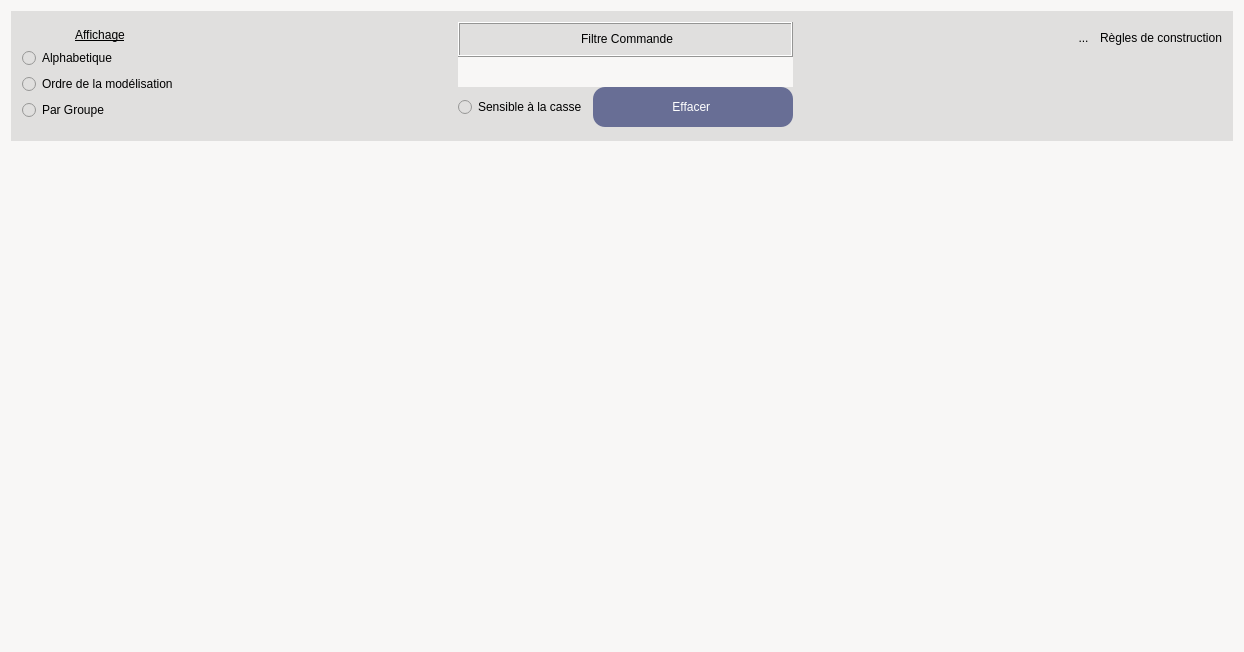
<?xml version="1.0" encoding="UTF-8"?>
<ui version="4.0">
 <class>ChoixCommandes</class>
 <widget class="QWidget" name="ChoixCommandes">
  <property name="geometry">
   <rect>
    <x>0</x>
    <y>0</y>
    <width>1244</width>
    <height>652</height>
   </rect>
  </property>
  <property name="sizePolicy">
   <sizepolicy hsizetype="Expanding" vsizetype="Expanding">
    <horstretch>0</horstretch>
    <verstretch>0</verstretch>
   </sizepolicy>
  </property>
  <property name="minimumSize">
   <size>
    <width>505</width>
    <height>0</height>
   </size>
  </property>
  <property name="windowTitle">
   <string>DMacro</string>
  </property>
  <property name="styleSheet">
   <string notr="true">background-color : rgb(248,247,246)</string>
  </property>
  <layout class="QVBoxLayout" name="verticalLayout_4">
   <item>
    <widget class="QFrame" name="frameAffichage">
     <property name="sizePolicy">
      <sizepolicy hsizetype="Preferred" vsizetype="Preferred">
       <horstretch>0</horstretch>
       <verstretch>0</verstretch>
      </sizepolicy>
     </property>
     <property name="minimumSize">
      <size>
       <width>0</width>
       <height>130</height>
      </size>
     </property>
     <property name="maximumSize">
      <size>
       <width>16777215</width>
       <height>130</height>
      </size>
     </property>
     <property name="styleSheet">
      <string notr="true">background-color:rgb(224,223,222)</string>
     </property>
     <property name="frameShape">
      <enum>QFrame::NoFrame</enum>
     </property>
     <property name="frameShadow">
      <enum>QFrame::Raised</enum>
     </property>
     <layout class="QHBoxLayout" name="horizontalLayout_3">
      <item>
       <layout class="QVBoxLayout" name="verticalLayout_2">
        <property name="spacing">
         <number>0</number>
        </property>
        <property name="sizeConstraint">
         <enum>QLayout::SetFixedSize</enum>
        </property>
        <item>
         <widget class="QLabel" name="label">
          <property name="sizePolicy">
           <sizepolicy hsizetype="Preferred" vsizetype="Fixed">
            <horstretch>0</horstretch>
            <verstretch>0</verstretch>
           </sizepolicy>
          </property>
          <property name="text">
           <string>&lt;html&gt;&lt;head/&gt;&lt;body&gt;&lt;p align=&quot;center&quot;&gt;&lt;span style=&quot; text-decoration: underline;&quot;&gt;Affichage&lt;/span&gt;&lt;/p&gt;&lt;/body&gt;&lt;/html&gt;</string>
          </property>
         </widget>
        </item>
        <item>
         <widget class="QRadioButton" name="RBalpha">
          <property name="toolTip">
           <string>affiche les commandes par ordre alphabetique</string>
          </property>
          <property name="text">
           <string>Alphabetique</string>
          </property>
         </widget>
        </item>
        <item>
         <widget class="QRadioButton" name="RBOrdre">
          <property name="toolTip">
           <string>affiche les commandes selon les thèmes</string>
          </property>
          <property name="text">
           <string>Ordre de la modélisation</string>
          </property>
         </widget>
        </item>
        <item>
         <widget class="QRadioButton" name="RBGroupe">
          <property name="toolTip">
           <string>affiche les commandes selon les thèmes</string>
          </property>
          <property name="text">
           <string>Par Groupe</string>
          </property>
         </widget>
        </item>
       </layout>
      </item>
      <item>
       <spacer name="horizontalSpacer">
        <property name="orientation">
         <enum>Qt::Horizontal</enum>
        </property>
        <property name="sizeHint" stdset="0">
         <size>
          <width>109</width>
          <height>20</height>
         </size>
        </property>
       </spacer>
      </item>
      <item>
       <layout class="QVBoxLayout" name="verticalLayout_3">
        <property name="spacing">
         <number>0</number>
        </property>
        <item>
         <widget class="QLabel" name="textLabel6">
          <property name="sizePolicy">
           <sizepolicy hsizetype="Preferred" vsizetype="Fixed">
            <horstretch>0</horstretch>
            <verstretch>0</verstretch>
           </sizepolicy>
          </property>
          <property name="minimumSize">
           <size>
            <width>141</width>
            <height>35</height>
           </size>
          </property>
          <property name="maximumSize">
           <size>
            <width>16777215</width>
            <height>35</height>
           </size>
          </property>
          <property name="toolTip">
           <string>selectionne les mots qui CONTIENNENT l expression</string>
          </property>
          <property name="frameShape">
           <enum>QFrame::Box</enum>
          </property>
          <property name="frameShadow">
           <enum>QFrame::Raised</enum>
          </property>
          <property name="lineWidth">
           <number>1</number>
          </property>
          <property name="text">
           <string>&lt;html&gt;&lt;head/&gt;&lt;body&gt;&lt;p align=&quot;center&quot;&gt;Filtre Commande&lt;/p&gt;&lt;/body&gt;&lt;/html&gt;</string>
          </property>
          <property name="wordWrap">
           <bool>false</bool>
          </property>
         </widget>
        </item>
        <item>
         <widget class="QLineEdit" name="LEFiltre">
          <property name="sizePolicy">
           <sizepolicy hsizetype="Preferred" vsizetype="Fixed">
            <horstretch>0</horstretch>
            <verstretch>0</verstretch>
           </sizepolicy>
          </property>
          <property name="minimumSize">
           <size>
            <width>195</width>
            <height>30</height>
           </size>
          </property>
          <property name="toolTip">
           <string>filter commands</string>
          </property>
          <property name="styleSheet">
           <string notr="true">background-color : rgb(248,247,246)</string>
          </property>
          <property name="frame">
           <bool>false</bool>
          </property>
         </widget>
        </item>
        <item>
         <layout class="QHBoxLayout" name="horizontalLayout_2">
          <item>
           <widget class="QRadioButton" name="RBCasse">
            <property name="text">
             <string>Sensible à la casse</string>
            </property>
            <property name="autoExclusive">
             <bool>false</bool>
            </property>
           </widget>
          </item>
          <item>
           <widget class="QPushButton" name="RBClear">
            <property name="sizePolicy">
             <sizepolicy hsizetype="Preferred" vsizetype="Preferred">
              <horstretch>0</horstretch>
              <verstretch>0</verstretch>
             </sizepolicy>
            </property>
            <property name="minimumSize">
             <size>
              <width>200</width>
              <height>40</height>
             </size>
            </property>
            <property name="maximumSize">
             <size>
              <width>200</width>
              <height>40</height>
             </size>
            </property>
            <property name="toolTip">
             <string>ré-affiche toutes les commandes</string>
            </property>
            <property name="styleSheet">
             <string notr="true">background-color:rgb(104,110,149);
color :white;
border-radius : 12px
</string>
            </property>
            <property name="text">
             <string>Effacer </string>
            </property>
           </widget>
          </item>
         </layout>
        </item>
       </layout>
      </item>
      <item>
       <spacer name="horizontalSpacer_2">
        <property name="orientation">
         <enum>Qt::Horizontal</enum>
        </property>
        <property name="sizeHint" stdset="0">
         <size>
          <width>108</width>
          <height>20</height>
         </size>
        </property>
       </spacer>
      </item>
      <item>
       <layout class="QVBoxLayout" name="verticalLayout_5">
        <item>
         <layout class="QHBoxLayout" name="horizontalLayout">
          <item>
           <widget class="QToolButton" name="RBRegle">
            <property name="minimumSize">
             <size>
              <width>21</width>
              <height>31</height>
             </size>
            </property>
            <property name="maximumSize">
             <size>
              <width>21</width>
              <height>31</height>
             </size>
            </property>
            <property name="focusPolicy">
             <enum>Qt::ClickFocus</enum>
            </property>
            <property name="toolTip">
             <string>affiche les régles de validité</string>
            </property>
            <property name="styleSheet">
             <string notr="true">border : 0px</string>
            </property>
            <property name="text">
             <string>...</string>
            </property>
            <property name="icon">
             <iconset>
              <normaloff>../Editeur/icons/lettreRblanc30.png</normaloff>../Editeur/icons/lettreRblanc30.png</iconset>
            </property>
            <property name="iconSize">
             <size>
              <width>21</width>
              <height>31</height>
             </size>
            </property>
           </widget>
          </item>
          <item>
           <widget class="QLabel" name="labelRegle">
            <property name="text">
             <string>Règles de construction</string>
            </property>
           </widget>
          </item>
         </layout>
        </item>
        <item>
         <spacer name="verticalSpacer">
          <property name="orientation">
           <enum>Qt::Vertical</enum>
          </property>
          <property name="sizeHint" stdset="0">
           <size>
            <width>20</width>
            <height>40</height>
           </size>
          </property>
         </spacer>
        </item>
       </layout>
      </item>
     </layout>
    </widget>
   </item>
   <item>
    <widget class="QScrollArea" name="scrollAreaCommandes">
     <property name="styleSheet">
      <string notr="true"/>
     </property>
     <property name="frameShape">
      <enum>QFrame::NoFrame</enum>
     </property>
     <property name="verticalScrollBarPolicy">
      <enum>Qt::ScrollBarAsNeeded</enum>
     </property>
     <property name="widgetResizable">
      <bool>true</bool>
     </property>
     <widget class="QWidget" name="scrollAreaWidgetContents">
      <property name="geometry">
       <rect>
        <x>0</x>
        <y>0</y>
        <width>1226</width>
        <height>498</height>
       </rect>
      </property>
      <layout class="QVBoxLayout" name="verticalLayout">
       <item>
        <layout class="QVBoxLayout" name="commandesLayout">
         <property name="spacing">
          <number>0</number>
         </property>
        </layout>
       </item>
      </layout>
     </widget>
    </widget>
   </item>
  </layout>
 </widget>
 <layoutdefault spacing="6" margin="11"/>
 <pixmapfunction>qPixmapFromMimeSource</pixmapfunction>
 <resources/>
 <connections/>
</ui>
